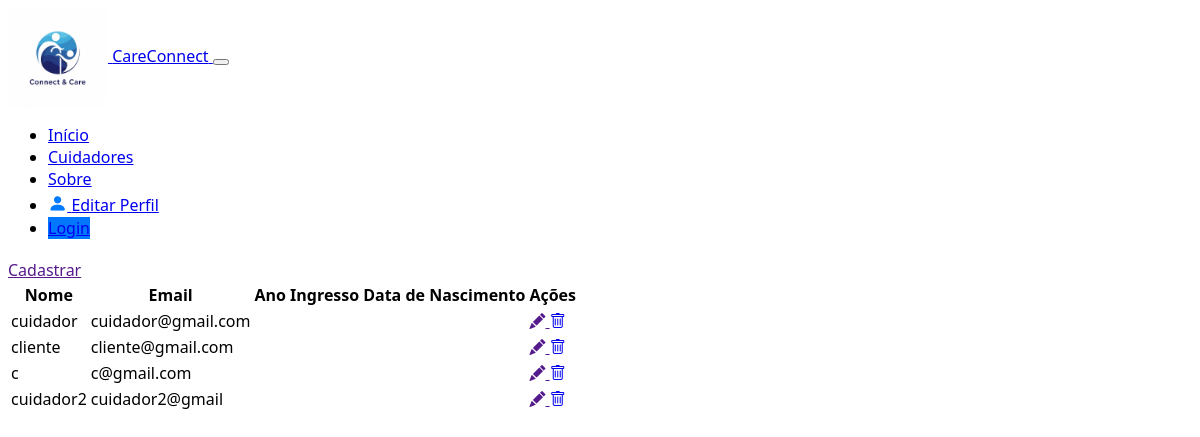
Page /usuario on the committed database.
### pfi/models.py (models this page shows, shortened)
class Usuario(models.Model):
    nome = models.CharField(max_length=100)
    email = models.EmailField()
    cpf = models.CharField(max_length=20)
    telefone = models.CharField(max_length=15)
    senha = models.CharField(max_length=128)
    data_cadastro = models.DateTimeField(auto_now_add=True)
    data_nasc = models.DateField()
    foto = models.ImageField(upload_to="fotos_cuidadores/", null=True, blank=True)

### pfi/views.py (the view)
# urls.py: path('usuario', UsuarioListView.as_view(), name='usuario'),
class UsuarioListView(ListView):
    model = Usuario
    template_name = 'usuario.html'
    context_object_name = 'usuarios'

### pfi/templates/usuario.html (shortened to what this page needs)
{% extends 'page.html' %}
{% block conteudo %}
<div class="content container mt-4">
    <div class="text-end">
        <a class="btn btn-success" href="">Cadastrar </a>
    </div>
    <table>
        <thead class='table-dark'>
        <tr>
            <th>Nome</th>
            <th>Email</th>
            <th>Ano Ingresso</th>
            <th>Data de Nascimento</th>
            <th>Ações</th>
        </tr>
        </thead>
        <tbody>
        {% for al in usuarios %}
        <tr>
            <td>{{ al.nome }}</td>
            <td>{{ al.email }}</td>
            <td>{{ al.ano_ingresso }}</td>
            <td>{{ al.data_nascimento }}</td>
            <td>
                <a href="">
                    <i class="bi bi-pencil-fill"></i>
                </a>
                <a class="text-danger" href=”">
                    <i class="bi bi-trash"></i>
                </a>
            </td>
        </tr>
        {% endfor %}
        </tbody>
    </table>
</div>
{% endblock conteudo %}

### pfi/static/style.css (style rules this page uses)
body { font-family: 'Segoe UI', Tahoma, Geneva, Verdana, sans-serif; }

### rows in the picture
Usuario: nome "cuidador", email "cuidador@gmail.com"
Usuario: nome "cliente", email "cliente@gmail.com"
Usuario: nome "c", email "c@gmail.com"
Usuario: nome "cuidador2", email "cuidador2@gmail"
